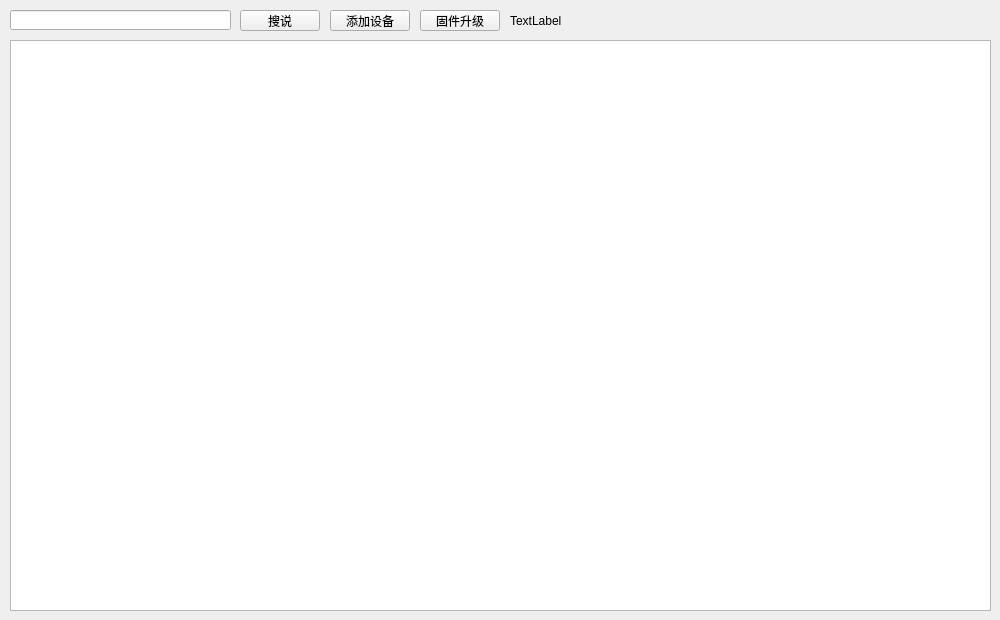
<?xml version="1.0" encoding="UTF-8"?>
<ui version="4.0">
 <class>devicelistdialog</class>
 <widget class="QWidget" name="devicelistdialog">
  <property name="geometry">
   <rect>
    <x>0</x>
    <y>0</y>
    <width>1000</width>
    <height>620</height>
   </rect>
  </property>
  <property name="windowTitle">
   <string>Dialog</string>
  </property>
  <widget class="QLineEdit" name="lineEdit_search">
   <property name="geometry">
    <rect>
     <x>10</x>
     <y>10</y>
     <width>221</width>
     <height>20</height>
    </rect>
   </property>
  </widget>
  <widget class="QPushButton" name="button_search">
   <property name="geometry">
    <rect>
     <x>240</x>
     <y>10</y>
     <width>80</width>
     <height>21</height>
    </rect>
   </property>
   <property name="text">
    <string>搜说</string>
   </property>
  </widget>
  <widget class="QPushButton" name="button_adddev">
   <property name="geometry">
    <rect>
     <x>330</x>
     <y>10</y>
     <width>80</width>
     <height>21</height>
    </rect>
   </property>
   <property name="text">
    <string>添加设备</string>
   </property>
  </widget>
  <widget class="QPushButton" name="button_upgrade">
   <property name="geometry">
    <rect>
     <x>420</x>
     <y>10</y>
     <width>80</width>
     <height>21</height>
    </rect>
   </property>
   <property name="text">
    <string>固件升级</string>
   </property>
  </widget>
  <widget class="QTableView" name="tableView">
   <property name="geometry">
    <rect>
     <x>10</x>
     <y>40</y>
     <width>981</width>
     <height>571</height>
    </rect>
   </property>
  </widget>
  <widget class="QLabel" name="label_lastversion">
   <property name="geometry">
    <rect>
     <x>510</x>
     <y>10</y>
     <width>131</width>
     <height>21</height>
    </rect>
   </property>
   <property name="text">
    <string>TextLabel</string>
   </property>
  </widget>
 </widget>
 <resources/>
 <connections/>
 <slots>
  <slot>accept()</slot>
  <slot>reject()</slot>
 </slots>
</ui>
